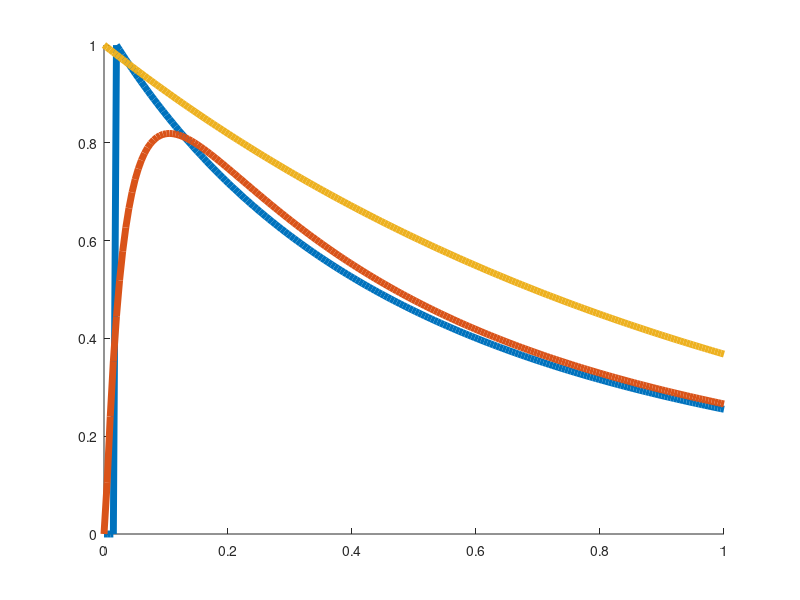

MATLAB code to generate this figure:
% plots distributions for pareto, lognormal, etc

    % set x - doesn't matter
% ev=logspace(-4, 0, 200);
% ev=logspace(log10(0.016), 0, 200);
ev=linspace(0, 1, 200);
% p=cdf('Generalized Pareto', ev);

    % gen fxns and plot
clf; hold on
p=pdf('Generalized Pareto', ev, 1,1,0.02);
l=pdf('Lognormal', ev, 0.0001, 1.5);
poi=pdf('Poisson', ev, 1);
e=pdf('Exponential', ev, 1);
g=pdf('Gamma', ev, 1, 1);
plot(ev,p, 'LineWidth', 5)
plot(ev, l, 'LineWidth', 5)
% plot(ev, poi)
plot(ev, e, 'LineWidth', 5)
% plot(ev, g)
hold off


    % view params
set(gca, 'YScale', 'lin', 'XScale', 'lin')
% text(max(ev),p(end),'label', 'FontSize', 18)